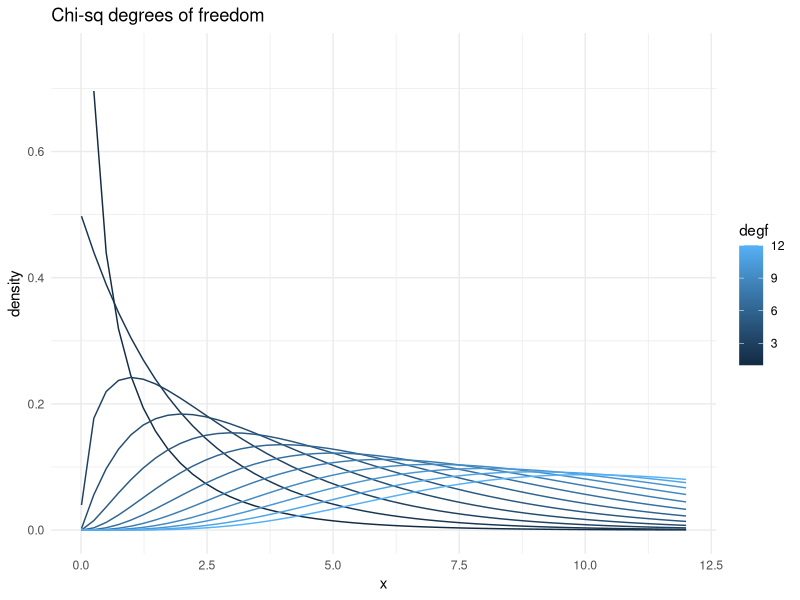
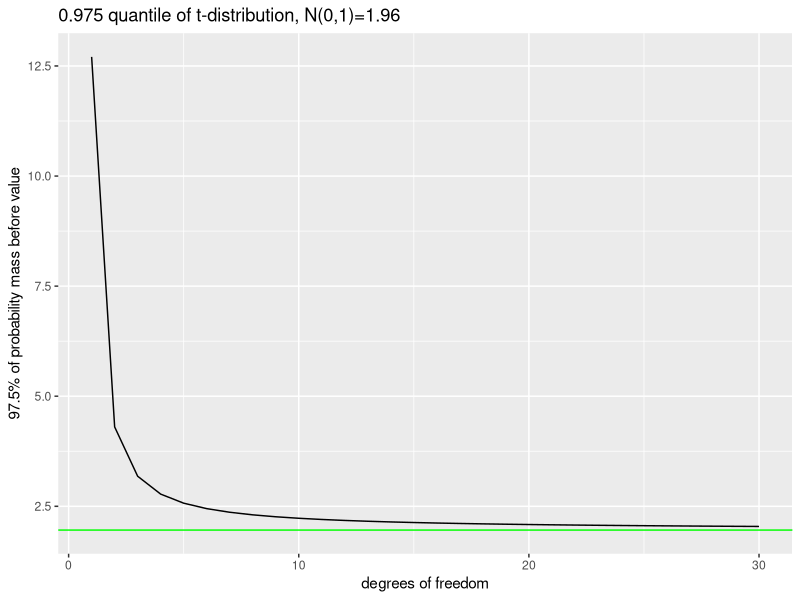

Source code (R) for these figures, in order:
## ---- chunk 1
library(ggplot2)

dataf <- data.frame(x=rep(seq(from=0.01, to=12, length.out=50), times=12), degf=rep(1:12, each=50)) 
  
dataf$density <- apply(dataf, 1, function(x) dchisq(x[1],x[2]))

p <- ggplot(dataf,aes(x=x,y=density, group=degf, color=degf)) +
  geom_line() +
  ylim(0,0.75) + theme_minimal() +
  labs(title = "Chi-sq degrees of freedom")
p
## ---- chunk 2
library(ggplot2)

tquant <- qt(0.975,1:30)
tdata <- data.frame(tquant,degfree=1:30)
q <- ggplot(tdata,aes(x=degfree, y=tquant)) +
  geom_line() +
  geom_hline(yintercept = qnorm(0.975),colour='green') +
  labs(title="0.975 quantile of t-distribution, N(0,1)=1.96") +
  xlab("degrees of freedom") + ylab("97.5% of probability mass before value")
q
